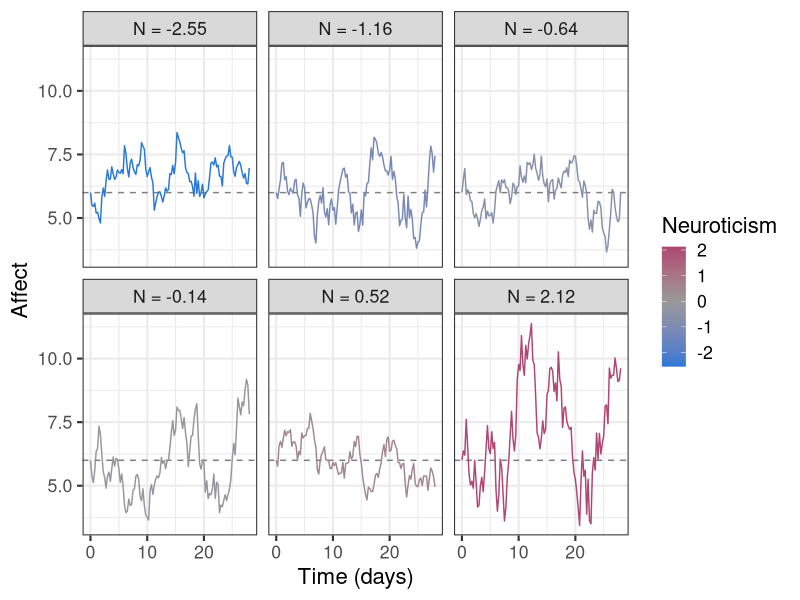
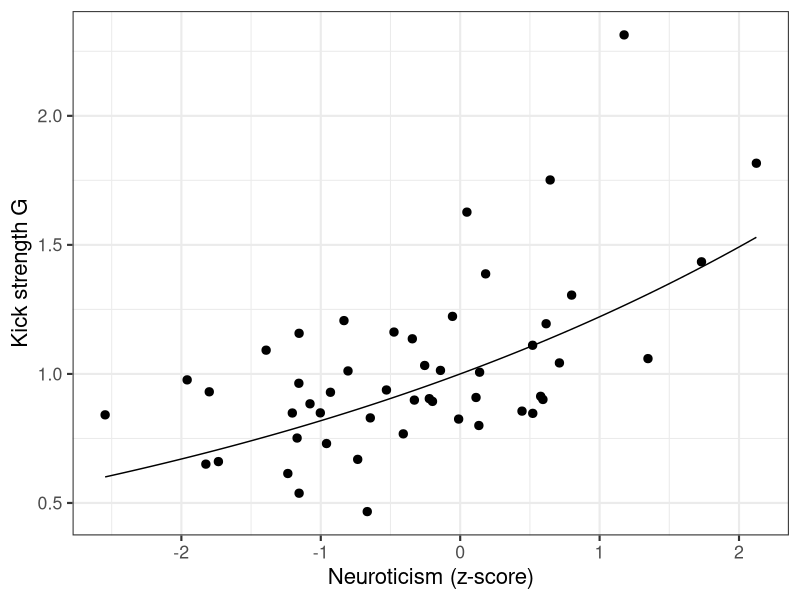
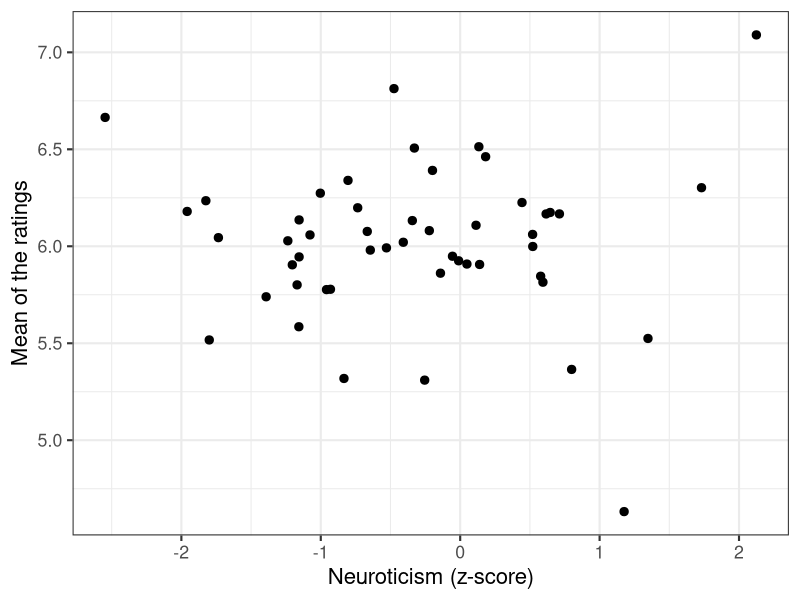
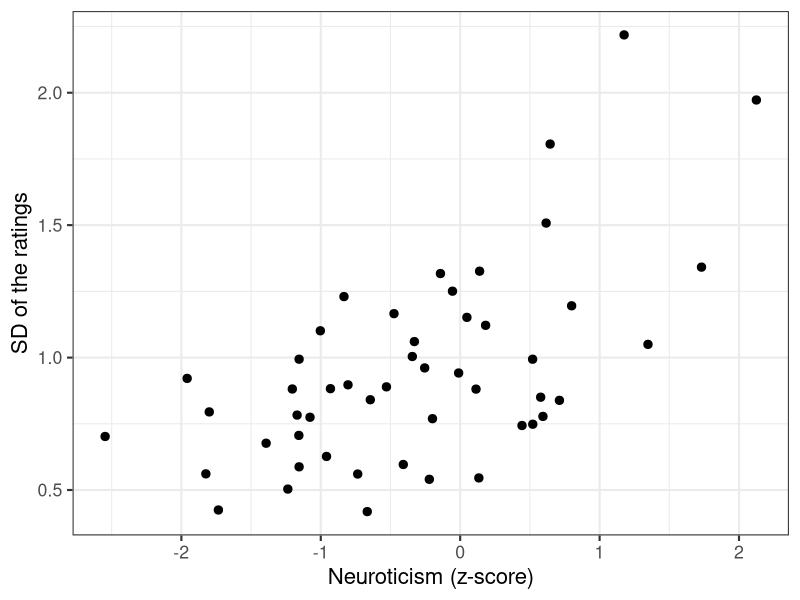
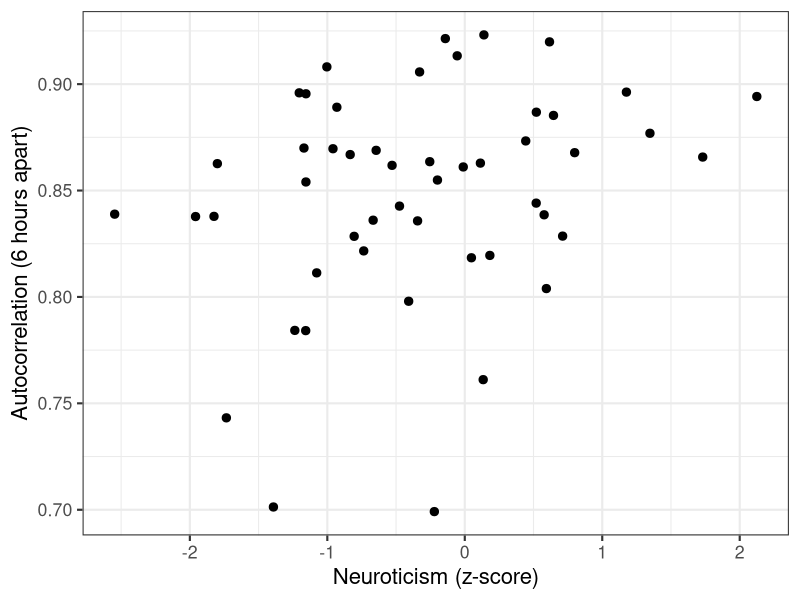
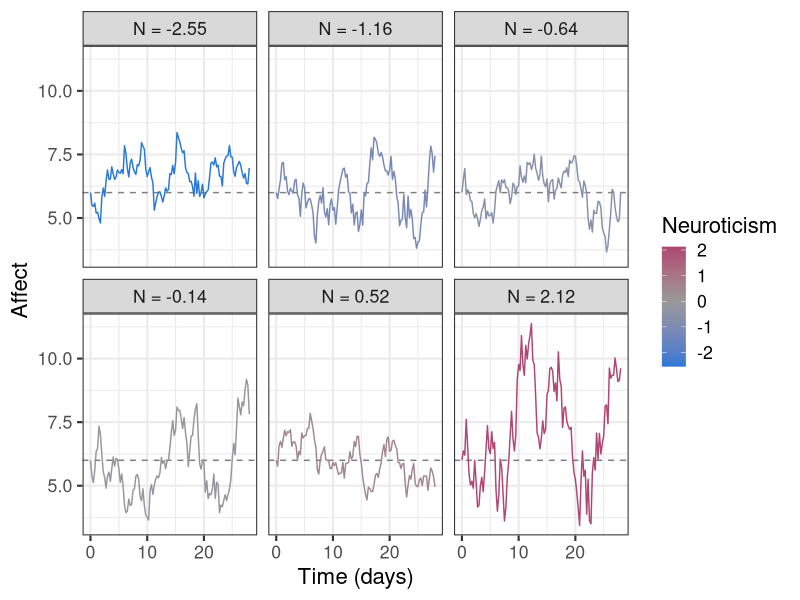
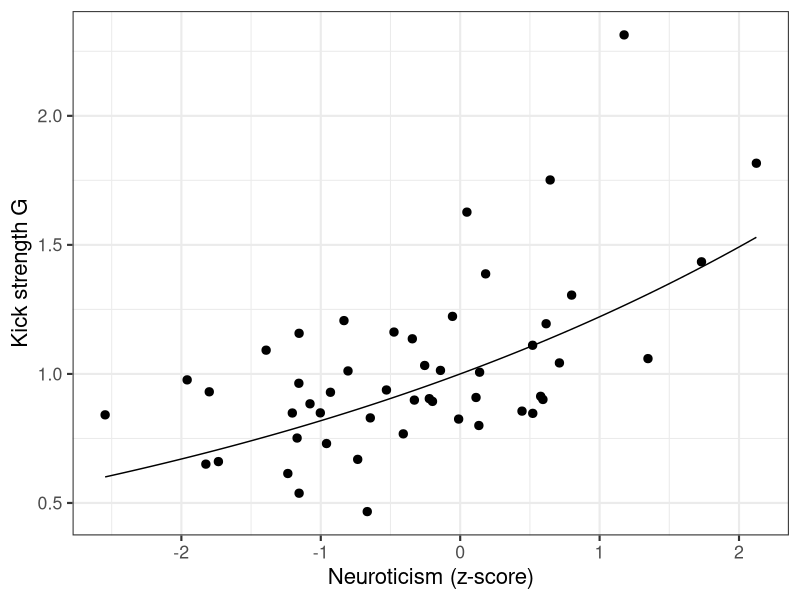
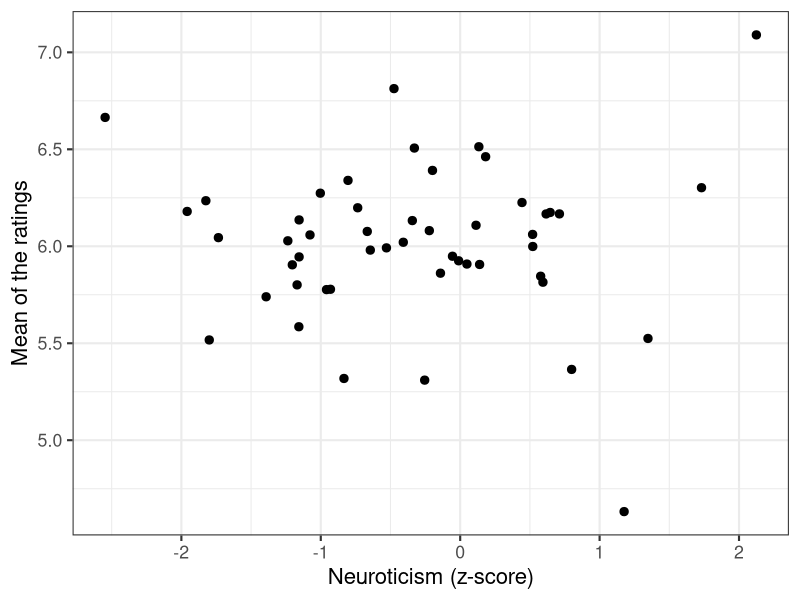

Source code (R) for these figures, in order:
# =============================================================================
#  LECTURE 7 -- SIMULATE DATA (3): NEUROTICISM MODERATES THE KICKS
#  Dynamic Systems Thinking in Psychology
#
#  Every person i follows the model from Lecture 5, with their own parameters:
#
#     dAffect = (A_i * Affect + B_i) dt + G_i dW
#
#    A_i : state dependence: how strongly affect is pulled back to the level
#    B_i : continuous intercept; together with A_i it sets the level = -B_i / A_i
#    G_i : kick strength (process noise)
#
#  Neuroticism N_i is measured ONCE, at the start of the study. It does not
#  change over time: it is a time-independent predictor. In this script it
#  moderates only the KICK STRENGTH G:
#
#     G_i = Gtypical * exp(GeffectN * N_i) * exp(u_i),     u_i ~ Normal(0, Gsd)
#
#  The level and A are the same for everyone.
#
#  Part 1  settings
#  Part 2  make the people: their neuroticism and their parameters
#  Part 3  the simulation function (the one from Lecture 5)
#  Part 4  simulate everyone and save the data
#  Part 5  look at the data
#  Part 6  things to try
#
#  Run the script part by part (select the lines and press Ctrl+Enter).
# =============================================================================

# install.packages("ggplot2")   # run once if you do not have it
library(ggplot2)


# =============================================================================
#  PART 1: SETTINGS
# =============================================================================

set.seed(2026)                     # same random numbers every time you run this

Npeople <- 50                      # number of people
times <- seq(from = 0, to = 28, by = 0.25)  # 4 ratings a day for 4 weeks (time in days)
Nsteps <- 20                       # small steps between two ratings

savePlots <- TRUE                  # TRUE: save every plot in Part 5 as a png file
plotFolder <- "plots_kicks"        # folder for the png files (made in your working directory)

# --- the kick strength G: moderated by neuroticism ------------------------------
# G must stay positive. So we do not ADD an effect of neuroticism, we MULTIPLY
# G by exp(GeffectN * N): exp() of any number is positive, so G stays positive.
#   GeffectN = 0         no effect of neuroticism
#   GeffectN positive    more neuroticism: stronger kicks
Gtypical <- 1                      # kick strength of a person with N = 0
GeffectN <- 0.2                    # 1 SD more neuroticism: G multiplied by exp(0.2) = 1.22 (stronger kicks)
Gsd <- 0.25                        # differences in G that neuroticism does NOT explain (see Part 2)

# --- level and A: the same for everyone -------------------------------------------
levelTypical <- 6                  # level
Atypical <- -0.5                   # state dependence (per day)


# =============================================================================
#  PART 2: MAKE THE PEOPLE
# =============================================================================
# One row per person. We fill in the rows one by one.

people <- data.frame(id = 1:Npeople, Neuroticism = NA, level = NA, A = NA, B = NA, G = NA)

for (i in 1:Npeople) {
  N <- rnorm(1, mean = 0, sd = 1)                     #this person's neuroticism (a z-score)

  level <- levelTypical                               #the same for everyone
  A <- Atypical                                       #the same for everyone
  B <- -A * level                                     #the B that puts the level at 6 (level = -B/A)

  G <- Gtypical * exp(GeffectN * N) *                 #G predicted from neuroticism ...
       exp(rnorm(1, mean = 0, sd = Gsd))              #... times this person's own factor (always positive, around 1)

  people[i, ] <- c(i, N, level, A, B, G)              #store this person's values in row i
}

head(round(people, 2))

# How far affect typically wanders from the level (Lecture 5):
people$longRunSD <- people$G / sqrt(2 * -people$A)
head(round(people, 2))


# =============================================================================
#  PART 3: THE SIMULATION FUNCTION
# =============================================================================
# This is the function from Lecture 5. The only change: A, B and G are now
# given to the function, because every person has their own.

simulateAffect <- function(A, B, G, initialAffect){
  Nobs <- length(times)                        #number of ratings
  Affect <- rep(NA, Nobs)                      #empty vector for the ratings
  for(i in 1:Nobs){
    if(i == 1) Affect[i] <- initialAffect      #first rating: the starting value
    else{
      AffectState <- Affect[i-1]               #start from the previous rating
      dt <- (times[i] - times[i-1]) / Nsteps   #size of each small step
      for(stepi in 1:Nsteps){
        dAffect <- A*AffectState + B           #the rule: where affect is pushed
        kick <- G * sqrt(dt) * rnorm(1)        #random kick, variance G^2 * dt
        AffectState <- AffectState + dAffect * dt + kick
      }
      Affect[i] <- AffectState                 #store the state reached at this rating
    }
  }
  Affect
}


# =============================================================================
#  PART 4: SIMULATE EVERYONE AND SAVE THE DATA
# =============================================================================

dat <- NULL
for (i in 1:Npeople) {
  Affect <- simulateAffect(A = people$A[i], B = people$B[i], G = people$G[i],
                           initialAffect = people$level[i])   #everyone starts at their own level
  dat <- rbind(dat, data.frame(id = i, time = times, Affect = Affect,
                               Neuroticism = people$Neuroticism[i]))  #neuroticism is the same in every row of a person
}
head(dat)        # long format: one row per rating, with columns id, time, Affect and Neuroticism

# write.csv(dat, "lecture07_data_kicks.csv", row.names = FALSE)


# =============================================================================
#  PART 5: LOOK AT THE DATA
# =============================================================================
# Every plot is stored in an object (p5a, p5b_..., p5c_...), shown, and, if
# savePlots is TRUE, saved as a png file in plotFolder.

if (savePlots) dir.create(plotFolder, showWarnings = FALSE)   #make the folder (no warning if it already exists)

# --- 5a. Six people, from lowest to highest neuroticism ---------------------
chosen <- people$id[order(people$Neuroticism)][round(seq(1, Npeople, length.out = 6))]
plotDat <- dat[dat$id %in% chosen, ]
levelDat <- people[people$id %in% chosen, ]
plotDat$who <- paste0("N = ", round(plotDat$Neuroticism, 2))      #panel title: this person's neuroticism
levelDat$who <- paste0("N = ", round(levelDat$Neuroticism, 2))
levelDat <- levelDat[order(levelDat$Neuroticism), ]
plotDat$who <- factor(plotDat$who, levels = levelDat$who)      #panels in order of neuroticism
levelDat$who <- factor(levelDat$who, levels = levelDat$who)

p5a <- ggplot(plotDat, aes(x = time, y = Affect, colour = Neuroticism)) +
  geom_hline(data = levelDat, aes(yintercept = level), linetype = "dashed", colour = "grey50") +
  geom_line() +
  facet_wrap(~ who) +
  scale_colour_gradient2(low = "#2a78d6", mid = "grey60", high = "#b0306a", midpoint = 0) +
  theme_bw(base_size = 16) +
  labs(x = "Time (days)", y = "Affect")
p5a   #show the plot
if (savePlots) ggsave(file.path(plotFolder, "5a_six_people.png"), p5a, width = 10, height = 6, dpi = 150)

# Q: What differs between the six people? Compare with the people in the
#    state-dependence script: can you tell from the picture alone whether
#    someone is kicked harder or pulled back more weakly?

# --- 5b. The true G against neuroticism ----------------------------------------
# (In a real study you never see this: you have to estimate it.)

p5b_G <- ggplot(people, aes(x = Neuroticism, y = G)) +
  geom_point(size = 2.5) +
  geom_function(fun = function(N) Gtypical * exp(GeffectN * N)) +   #the curve the G's come from
  theme_bw(base_size = 16) +
  labs(x = "Neuroticism (z-score)", y = "Kick strength G")
p5b_G   #show the plot
if (savePlots) ggsave(file.path(plotFolder, "5b_true_G.png"), p5b_G, width = 7, height = 5, dpi = 150)

# --- 5c. What neuroticism does to the ratings ---------------------------------
# Three simple summaries of each person's ratings:
#   mean            where the ratings are on average
#   SD              how much they vary
#   autocorrelation how similar two ratings 6 hours apart are

perPerson <- data.frame(id = 1:Npeople, Neuroticism = people$Neuroticism,
                        mean = NA, SD = NA, autocorrelation = NA)
for (i in 1:Npeople) {
  y <- dat$Affect[dat$id == i]                                     #this person's ratings
  perPerson$mean[i] <- mean(y)
  perPerson$SD[i] <- sd(y)
  perPerson$autocorrelation[i] <- cor(y[-length(y)], y[-1])        #each rating next to the following one
}
head(round(perPerson, 2))

p5c_mean <- ggplot(perPerson, aes(x = Neuroticism, y = mean)) +
  geom_point(size = 2.5) + theme_bw(base_size = 16) +
  labs(x = "Neuroticism (z-score)", y = "Mean of the ratings")
p5c_mean   #show the plot
if (savePlots) ggsave(file.path(plotFolder, "5c_mean.png"), p5c_mean, width = 7, height = 5, dpi = 150)

p5c_SD <- ggplot(perPerson, aes(x = Neuroticism, y = SD)) +
  geom_point(size = 2.5) + theme_bw(base_size = 16) +
  labs(x = "Neuroticism (z-score)", y = "SD of the ratings")
p5c_SD   #show the plot
if (savePlots) ggsave(file.path(plotFolder, "5c_SD.png"), p5c_SD, width = 7, height = 5, dpi = 150)

p5c_autocorrelation <- ggplot(perPerson, aes(x = Neuroticism, y = autocorrelation)) +
  geom_point(size = 2.5) + theme_bw(base_size = 16) +
  labs(x = "Neuroticism (z-score)", y = "Autocorrelation (6 hours apart)")
p5c_autocorrelation   #show the plot
if (savePlots) ggsave(file.path(plotFolder, "5c_autocorrelation.png"), p5c_autocorrelation, width = 7, height = 5, dpi = 150)

# Q: Which of the three summaries is related to neuroticism? Compare with the
#    state-dependence script: which summary tells "harder kicks" apart from
#    "weaker pull"?


# =============================================================================
#  PART 6: THINGS TO TRY
# =============================================================================
# 1. Make neuroticism the ONLY reason people differ in G: set Gsd <- 0 and
#    run Parts 2 to 5 again. What happens in 5b?
#
# 2. Make the kicks much stronger for everyone: Gtypical <- 3. Does the
#    autocorrelation change? Should it?
#
# 3. Add measurement error to the ratings, as in Lecture 5:
#       dat$Affect <- dat$Affect + rnorm(nrow(dat), mean = 0, sd = 1)
#    and rerun 5c. The SD still rises with neuroticism. Why could a researcher
#    who ignores measurement error now draw the wrong conclusion about how
#    strongly neuroticism moderates the kicks?
